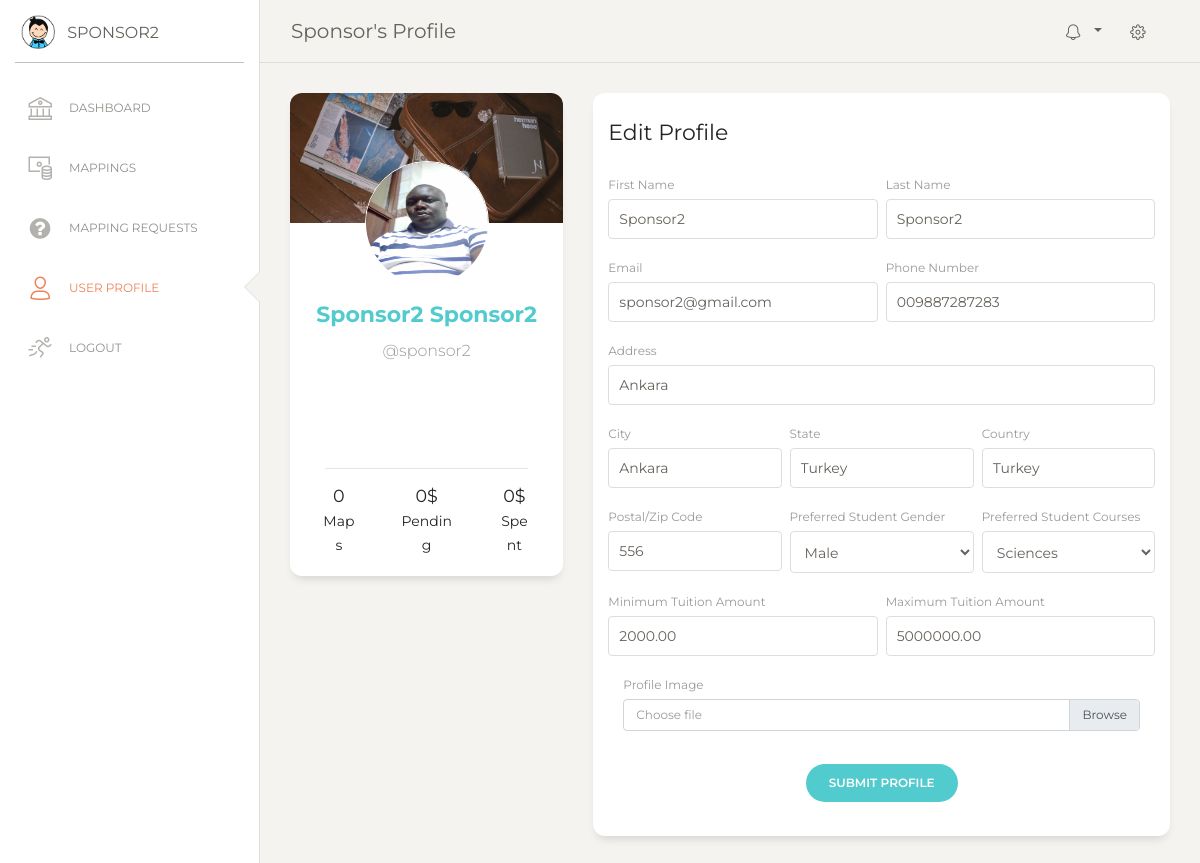
The page /profile/ (signed in) on the database its author committed.
### u_educ_site/models.py (models this page shows, shortened)
class SponsorPreferences(models.Model):
    firstName = models.CharField(max_length=200)
    lastName = models.CharField(max_length=200)
    email = models.EmailField()
    user = models.ForeignKey(User, on_delete=models.CASCADE, null=True)
    phoneNumber = models.CharField(max_length=15, blank=True, null=True)
    address = models.CharField(max_length=300, blank=True, null=True)
    city = models.CharField(max_length=100, blank=True, null=True)
    state = models.CharField(max_length=100, blank=True, null=True)
    country = models.CharField(max_length=100, blank=True, null=True)
    zipCode = models.CharField(max_length=20, blank=True, null=True)
    preferred_student_gender = models.CharField(max_length=10, choices=[
        ('male', 'Male'),
        ('female', 'Female'),
        ('any', 'Any'),
    ], default='any', help_text="Preferred gender of the student.")
    preferred_student_courses = models.CharField(max_length=20, choices=[
        ('sciences', 'Sciences'),
        ('arts', 'Arts'),
        ('any', 'Any'),
    ], default='any', help_text="Preferred course of study for the student.")
    tuition_amount_min = models.DecimalField(
        max_digits=10,
        decimal_places=2,
        validators=[MinValueValidator(0)],
        blank=True,
        null=True,
        help_text="Minimum tuition amount the sponsor is willing to provide."
    )
    tuition_amount_max = models.DecimalField(
        max_digits=10,
        decimal_places=2,
        validators=[MinValueValidator(0)],
        blank=True,
        null=True,
        help_text="Maximum tuition amount the sponsor is willing to provide."
    )
    weight_student_gender = models.DecimalField(max_digits=5, decimal_places=2, default=0.0)
    weight_student_courses = models.DecimalField(max_digits=5, decimal_places=2, default=0.0)
    weight_tuition = models.FloatField(default=0.0)
    profileImage = models.ImageField(upload_to = 'profile_images/', blank=True, null=True)
    created_at = models.DateTimeField(auto_now_add=True)
    updated_at = models.DateTimeField(auto_now=True)

### u_educ_site/views.py (the view)
# urls.py: path('profile/', views.profile, name='profile'),
@login_required(login_url='/login')
def profile(request):
    my_image_urls = [
        '/static/home/img/bg4.jpg',
        '/static/home/img/bg3.jpg',
        '/static/home/img/bg1.jpg',
        '/static/home/img/bg2.jpg',
    ]
    my_random_image_url = random.choice(my_image_urls)
    sponsor_preference = get_object_or_404(SponsorPreferences, user=request.user)
    context = {
        'my_random_image_url': my_random_image_url,
        'page_title': "Sponsor's Profile",
        'sponsor_preference' : sponsor_preference,
    }
    return render(request, "profile.html", context)

### templates/profile.html (shortened to what this page needs)
{% extends 'base.html' %}
{% load static %}
{% block content %}
<div class="main-panel">
    <div class="content">
        <div class="row">
            <div class="col-md-4">
                <div class="card card-user">
                    <div class="image">
                        <img src="{{ my_random_image_url }}" alt="...">
                    </div>
                    <div class="card-body">
                        <div class="author">
                            <a href="#">
                                {% if sponsor_preference.profileImage %}
                                <img class="avatar border-gray" src="{{ sponsor_preference.profileImage.url }}" alt="User Image">
                                {% else %}
                                <img class="avatar border-gray" src="{% static 'home/img/default-avatar.jpg' %}" alt="Default Avatar">
                                {% endif %}
                                <h5 class="title">{{ sponsor_preference.firstName }} {{ sponsor_preference.lastName }}</h5>
                            </a>
                            <p class="description">@{{ sponsor_preference.user.username }}</p>
                        </div>
                    </div>
                    <div class="card-footer">
                        <hr>
                        <div class="button-container">
                            <div class="row">
                                <div class="col-lg-3 col-md-6 col-6 ml-auto">
                                    <h5>0<br><small>Maps</small></h5>
                                </div>
                                <div class="col-lg-4 col-md-6 col-6 ml-auto mr-auto">
                                    <h5>0$<br><small>Pending</small></h5>
                                </div>
                                <div class="col-lg-3 mr-auto">
                                    <h5>0$<br><small>Spent</small></h5>
                                </div>
                            </div>
                        </div>
                    </div>
                </div>
            </div>
            <div class="col-md-8">
                <div class="card card-user">
                    <div class="card-header">
                        <h5 class="card-title">Edit Profile</h5>
                    </div>
                    <div class="card-body">
                        <form method="POST" action="{% url 'edit_profile' %}" enctype="multipart/form-data">
                            <div class="row">
                                <div class="col-md-6 pr-1">
                                    <div class="form-group">
                                        <label>First Name</label>
                                        <input type="text" value="{{ sponsor_preference.firstName }}" class="form-control" name="firstName" id="firstName" placeholder="First Name" required>
                                    </div>
                                </div>
                                <div class="col-md-6 pl-1">
                                    <div class="form-group">
                                        <label>Last Name</label>
                                        <input type="text" value="{{ sponsor_preference.lastName }}" class="form-control" name="lastName" id="lastName" placeholder="Last Name" required>
                                    </div>
                                </div>
                            </div>
                            <div class="row">
                                <div class="col-md-6 pr-1">
                                    <div class="form-group">
                                        <label>Email</label>
                                        <input type="email" value="{{ sponsor_preference.email }}" class="form-control" name="email" id="email" placeholder="Email" required>
                                    </div>
                                </div>
                                <div class="col-md-6 pl-1">
                                    <div class="form-group">
                                        <label>Phone Number</label>
                                        <input type="text" value="{{ sponsor_preference.phoneNumber }}" class="form-control" name="phoneNumber" id="phoneNumber" placeholder="Phone Number" required>
                                    </div>
                                </div>
                            </div>
                            <div class="row">
                                <div class="col-md-12">
                                    <div class="form-group">
                                        <label>Address</label>
                                        <input type="text" value="{{ sponsor_preference.address }}" class="form-control" name="address" id="address" placeholder="Home Address" required>
                                    </div>
                                </div>
                            </div>
                            <div class="row">
                                <div class="col-md-4 pr-1">
                                    <div class="form-group">
                                        <label>City</label>
                                        <input type="text" value="{{ sponsor_preference.city }}" class="form-control" name="city" id="city" placeholder="City" required>
                                    </div>
                                </div>
                                <div class="col-md-4 px-1">
                                    <div class="form-group">
                                        <label>State</label>
                                        <input type="text" value="{{ sponsor_preference.state }}" class="form-control" name="state" id="state" placeholder="State" required>
                                    </div>
                                </div>
                                <div class="col-md-4 pl-1">
                                    <div class="form-group">
                                        <label>Country</label>
                                        <input type="text" value="{{ sponsor_preference.country }}" class="form-control" name="country" id="country" placeholder="Country" required>
                                    </div>
                                </div>
                            </div>
                            <div class="row">
                                <div class="col-md-4 pr-1">
                                    <div class="form-group">
                                        <label>Postal/Zip Code</label>
                                        <input type="text" value="{{ sponsor_preference.zipCode }}" class="form-control" name="zipCode" id="zipCode" placeholder="Postal/Zip Code" required>
                                    </div>
                                </div>
                                <div class="col-md-4 px-1">
                                    <div class="form-group">
                                        <label>Preferred Student Gender</label>
                                        <select class="form-control" name="preferred_student_gender" id="preferred_student_gender" required>
                                            <option value="male" {% if sponsor_preference.preferred_student_gender == 'male' %} selected {% endif %}>Male</option>
                                        </select>
                                    </div>
                                </div>
                                <div class="col-md-4 pl-1">
                                    <div class="form-group">
                                        <label>Preferred Student Courses</label>
                                        <select class="form-control" name="preferred_student_courses" id="preferred_student_courses" required>
                                            <option value="sciences" {% if sponsor_preference.preferred_student_courses == 'sciences' %} selected {% endif %}>Sciences</option>
                                        </select>
                                    </div>
                                </div>
                            </div>
                            <div class="row">
                                <div class="col-md-6 pr-1">
                                    <div class="form-group">
                                        <label>Minimum Tuition Amount</label>
                                        <input type="number" value="{{ sponsor_preference.tuition_amount_min }}" step="1000" class="form-control" name="tuition_amount_min" id="tuition_amount_min" placeholder="Minimum Tuition Amount" required>
                                    </div>
                                </div>
                                <div class="col-md-6 pl-1">
                                    <div class="form-group">
                                        <label>Maximum Tuition Amount</label>
                                        <input type="number" value="{{ sponsor_preference.tuition_amount_max }}" step="1000" class="form-control" name="tuition_amount_max" id="tuition_amount_max" placeholder="Maximum Tuition Amount" required>
                                    </div>
                                </div>
                            </div>
                            <div class="col-md-12">
                                <div class="form-group">
                                    <label>Profile Image</label>
                                    <div class="custom-file">
                                        <label class="custom-file-label" for="profileImage">Choose file</label>
                                    </div>
                                </div>
                            </div>
                            <div class="row">
                                <div class="update ml-auto mr-auto">
                                    <button type="submit" class="btn btn-primary btn-round">Submit Profile</button>
                                </div>
                            </div>
                        </form>
                    </div>
                </div>
            </div>
        </div>
    </div>
</div>
{% endblock %}

### templates/sidebar.html
{% load static %}
    <div class="sidebar {% if inactive_sidebar %}inactive{% endif %}" data-color="white" data-active-color="danger">
        <div class="logo">
          <a href="{% url 'home' %}" class="simple-text logo-mini">
            <div class="logo-image-small">
              <img src="{% static 'home/img/logo-small.png' %}">
            </div>
          </a>
          <a href="{% url 'home' %}" class="simple-text logo-normal">
            {{request.user}}
          </a>
        </div>
        <div class="sidebar-wrapper">
          <ul class="nav">
            <li class="{% if request.resolver_match.url_name == 'home' %}active{% endif %}">
              <a href="{% url 'home' %}">
                <i class="nc-icon nc-bank"></i>
                <p>Dashboard</p>
              </a>
            </li>
            <li class="{% if request.resolver_match.url_name == 'mappings' %}active{% endif %}">
              <a href="{% url 'mappings' %}">
                <i class="nc-icon nc-money-coins"></i>
                <p>Mappings</p>
              </a>
            </li>
            <li class="{% if request.resolver_match.url_name == 'map_requests' %}active{% endif %}">
              <a href="{% url 'map_requests' %}">
                <i class="fa fa-question-circle"></i>
                <p>Mapping Requests</p>
              </a>
            </li>
            <li class="{% if request.resolver_match.url_name == 'profile' %}active{% endif %}">
              <a href="{% url 'profile' %}">
                <i class="nc-icon nc-single-02"></i>
                <p>User Profile</p>
              </a>
            </li>
            <li>
              <a href="{% url 'logout' %}">
                <i class="nc-icon nc-user-run"></i>
                <p>Logout</p>
              </a>
            </li>
          </ul>
        </div>
      </div>

### rows shown on the page
SponsorPreferences: profileImage (picture), firstName "Sponsor2", lastName "Sponsor2", user.username "sponsor2", email "sponsor2@gmail.com", phoneNumber "009887287283", address "Ankara", city "Ankara", state "Turkey", country "Turkey", zipCode "556", preferred_student_gender "Male", preferred_student_courses "Sciences", tuition_amount_min "2000.00", tuition_amount_max "5000000.00"

### other values the page prints
{{ page_title }} "Sponsor's Profile"
{{ request.user }} "SPONSOR2"
